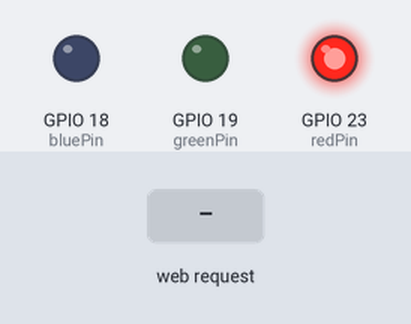
Bench run of a sketch on a simulated ESP32. On the bench: output pins drawn as LEDs (lit = HIGH). Inputs (shaded band) come from the test bench. WiFi joins after 1.5 s; servers stay silent unless stated; what the sketch prints to the serial monitor is not drawn.

Above: at 2.7 s.
2.8 s: HTTP request GET /led/blue received
At 3.6 s:
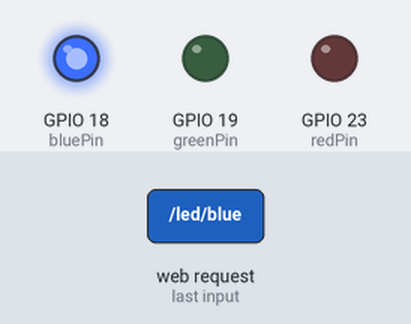
4.3 s: HTTP request GET /led/green received
At 4.7 s:
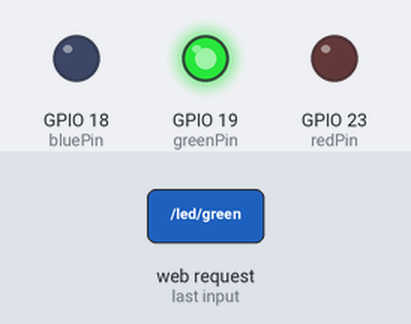
5.8 s: HTTP request GET /led/off received
At 7.0 s:
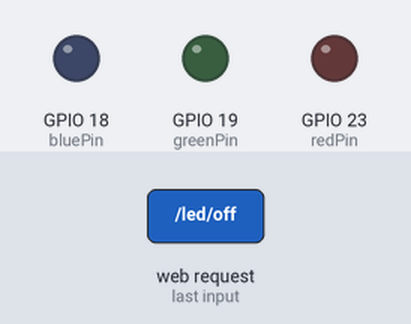
7.3 s: HTTP request GET /led/red received
At 8.3 s:
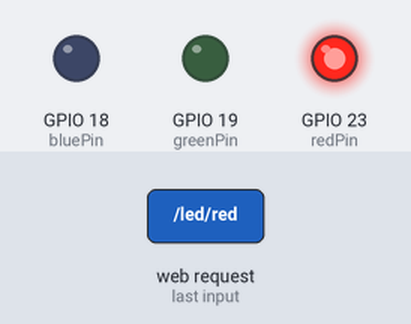
Timing chart, 0 to 9.8 s (numbered marks = the images above; inputs shaded):
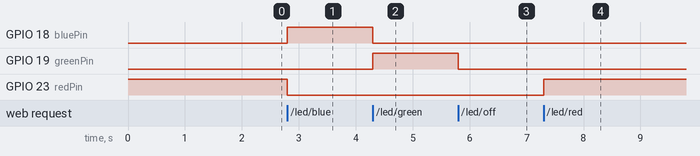

Measured:
- after the input at 2.8 s, GPIO 18 (bluePin): LOW → HIGH at once; GPIO 23 (redPin): HIGH → LOW at once
- after the input at 4.3 s, GPIO 18 (bluePin): HIGH → LOW at once; GPIO 19 (greenPin): LOW → HIGH at once
- after the input at 5.8 s, GPIO 19 (greenPin): HIGH → LOW at once
- after the input at 7.3 s, GPIO 23 (redPin): LOW → HIGH at once

The sketch:

httpLedColor.ino
```cpp
#include <WiFi.h>
#include <WebServer.h>


const char* htmlPage = R"rawliteral(
<!DOCTYPE html>
<html>
<head>
  <title>ESP32 Control</title>
  <style>
    body { font-family: Arial; text-align: center; margin-top: 50px; }
    button { padding: 10px 20px; font-size: 16px; margin: 10px; }
  </style>
</head>
<body>
  <h1>ESP32 Web Interface</h1>
  <script>
  function sendSlider(val) {

    fetch("/slider?${val});
  }
  </script>
  <button onclick="fetch('/led/blue')">Led Azul</button>
  <button onclick="fetch('/led/red')">Led Vermelha</button>
  <button onclick="fetch('/led/green')">Led Verde</button>
  <button onclick="fetch('/led/off')">Desligar led</button>

  <p>Presets</p>
  <button onclick="fetch('/led/dance')">Dance</button>
  <button onclick="fetch('/led/vaporwave')">Vaporwave</button>
</body>
</html>
)rawliteral";


const char* ssid="wifi-ssid";
const char* password="password";
const int redPin = 23;
const int bluePin = 18;
const int greenPin = 19;

String activePreset = "";

WebServer server(80);


void printServer(){

  server.send(200, "text/html", htmlPage);
}


void offLed(){
activePreset = "";
digitalWrite(bluePin, LOW);
digitalWrite(redPin, LOW);
digitalWrite(greenPin, LOW);
}


void blueLed(){
offLed();
digitalWrite(bluePin, HIGH);
}

void redLed(){
offLed();
digitalWrite(redPin, HIGH);
}

void greenLed(){
offLed();
digitalWrite(greenPin, HIGH);
}


void setup() {
  // put your setup code here, to run once:
pinMode(redPin, OUTPUT);
pinMode(bluePin, OUTPUT);
pinMode(greenPin, OUTPUT);
digitalWrite(redPin, HIGH);
Serial.begin(115200);
WiFi.begin(ssid, password);

while (WiFi.status() != WL_CONNECTED)
{
Serial.println("...");
}

Serial.println(WiFi.localIP());

server.on("/", printServer);
server.on("/led/red", redLed);
server.on("/led/blue", blueLed);
server.on("/led/green", greenLed);
server.on("/led/off", offLed);

server.begin();
}

void loop() {
  // put your main code here, to run repeatedly:
server.handleClient();
}
```
